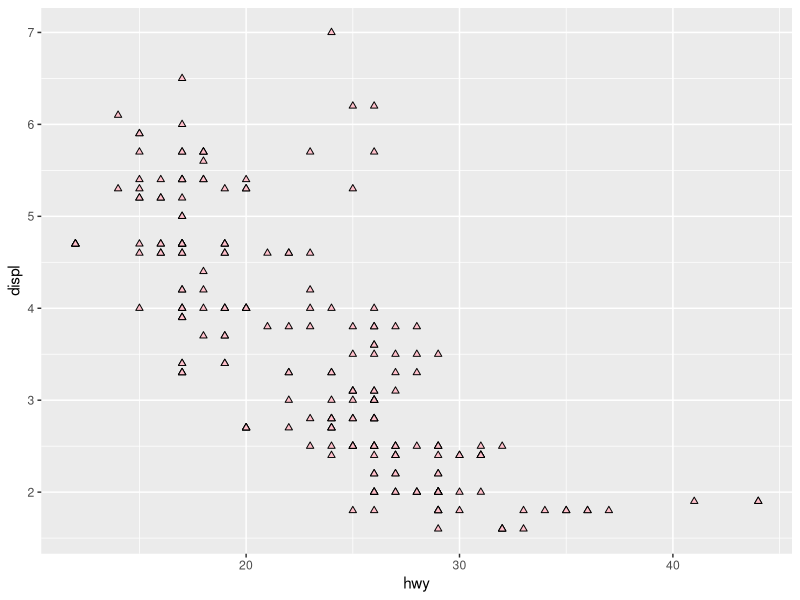
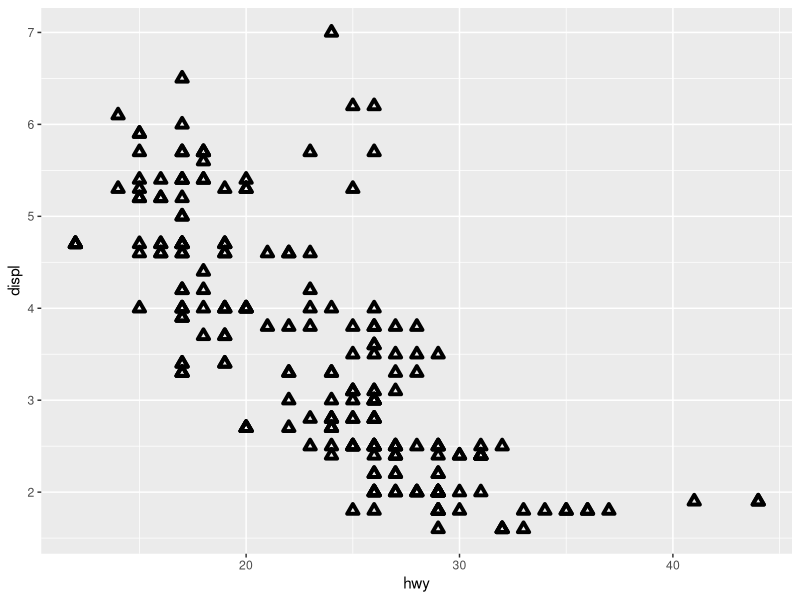
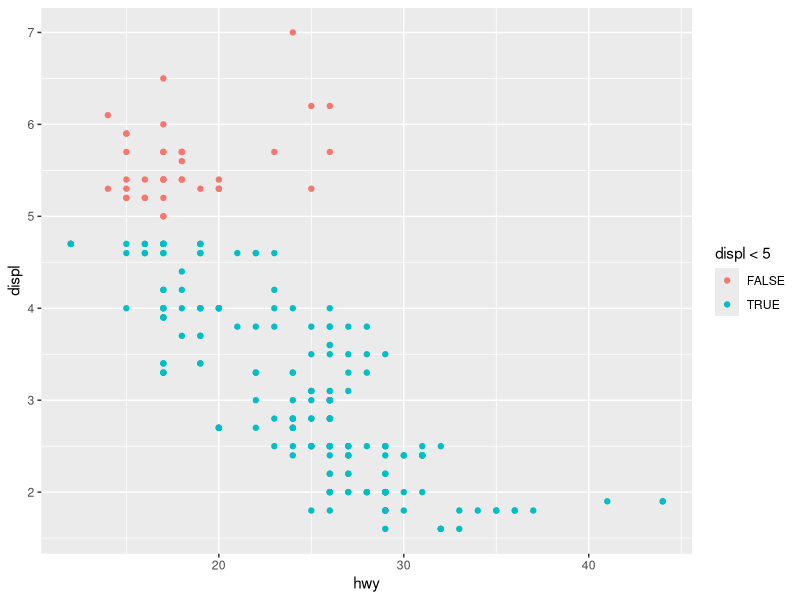
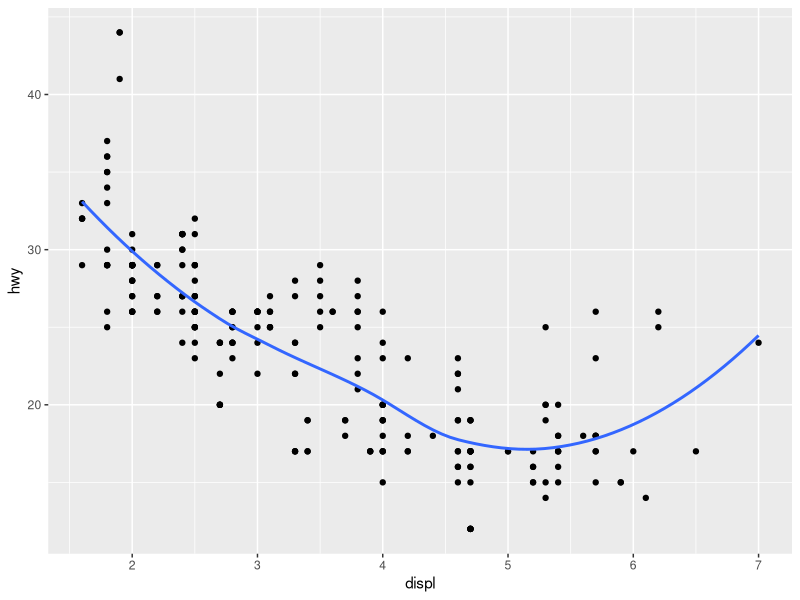
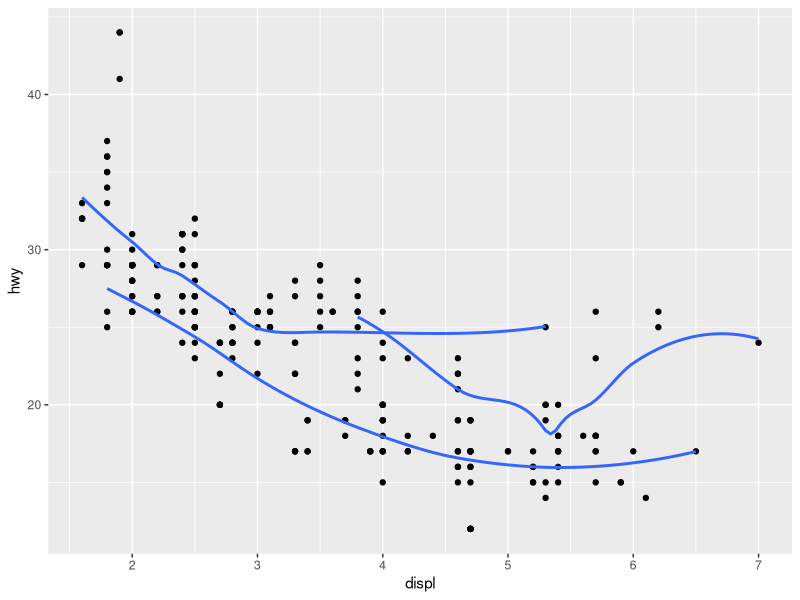
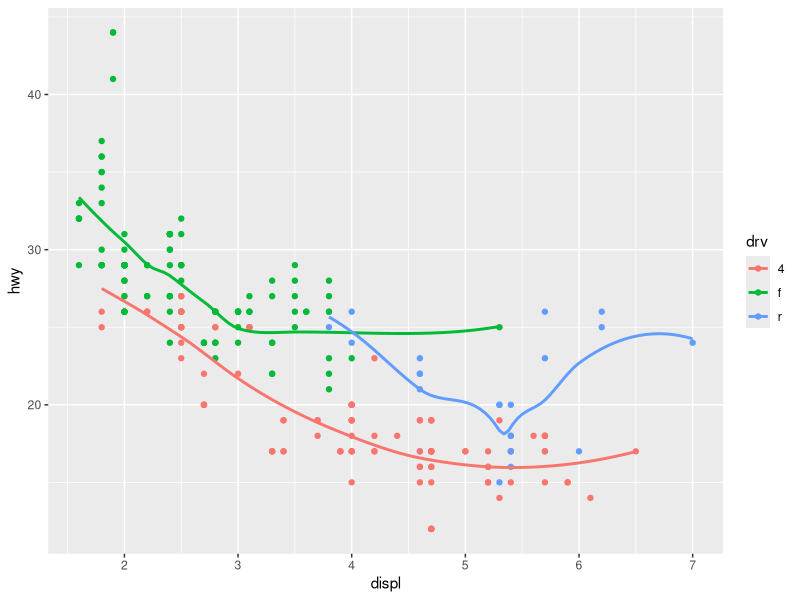
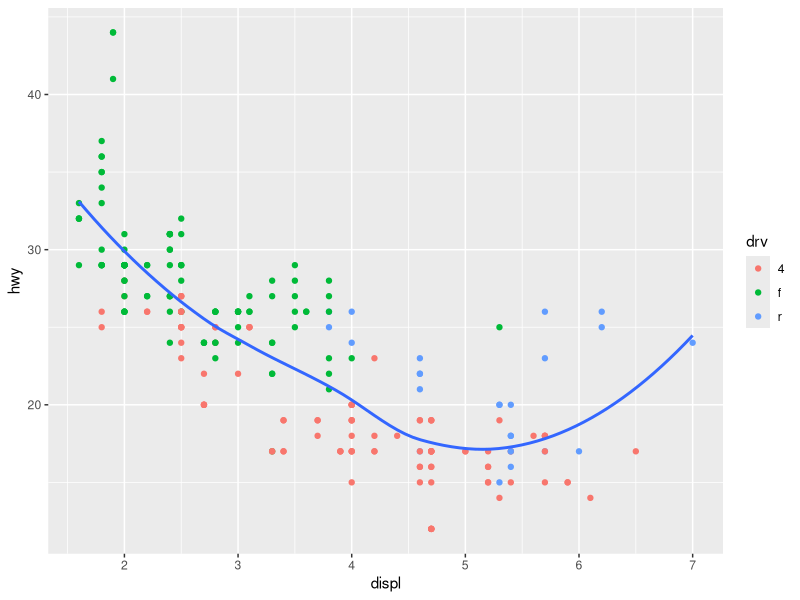
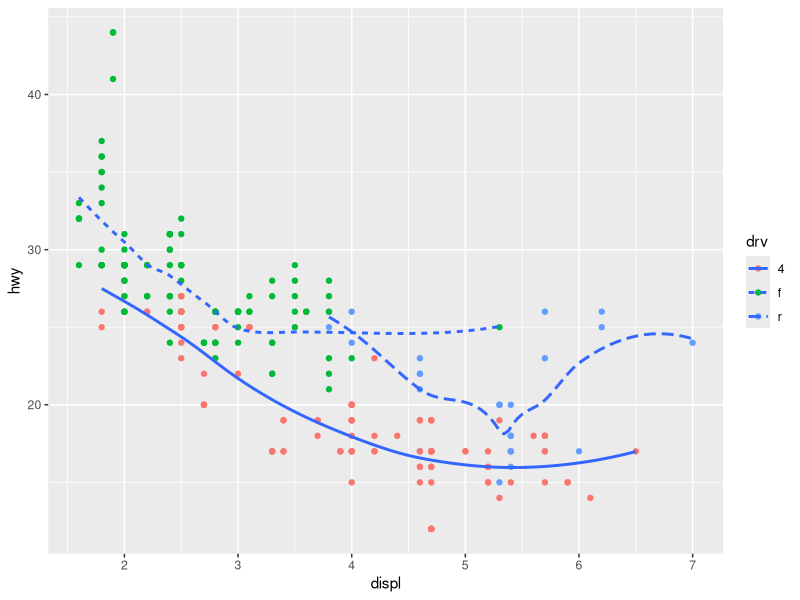

The R script that drew these images, in order:
library(tidyverse)

# Scatterplot of hwy vs displ with pink triangle points
ggplot(mpg, aes(x = hwy, y = displ)) +
  geom_point(shape = 24, fill = "pink")

# Stroke test
ggplot(mpg, aes(x = hwy, y = displ)) +
  geom_point(shape = 2, stroke = 2)

# Map one aesthetic to something other than a variable name
ggplot(mpg, aes(x = hwy, y = displ, color = displ < 5)) +
  geom_point()


# Recreate the R code necessary to generate the following graphs.
# Note that wherever a categorical variable is used in the plot, it’s drv.
# Graph 1
ggplot(mpg, aes(x = displ, y = hwy)) +
  geom_point() +
  geom_smooth(se = FALSE)
  
# Graph 2
ggplot(mpg, aes(x = displ, y = hwy)) +
  geom_point() +
  geom_smooth(aes(group = drv), se = FALSE)

# Graph 3
ggplot(mpg, aes(x = displ, y = hwy, color = drv)) +
  geom_point() +
  geom_smooth(se = FALSE)

# Graph 4
ggplot(mpg, aes(x = displ, y = hwy)) +
  geom_point(aes(color = drv)) +
  geom_smooth(se = FALSE)

# Graph 5
ggplot(mpg, aes(x = displ, y = hwy)) +
  geom_point(aes(color = drv)) +
  geom_smooth(aes(linetype = drv), se = FALSE)

# Graph 6 - Interesting case to play around with and without aes() inside the geoms
ggplot(mpg, aes(x = displ, y = hwy)) +
  geom_point(aes(color = drv)) +
  geom_point(shape = "circle open", size = 3, color = "white")
